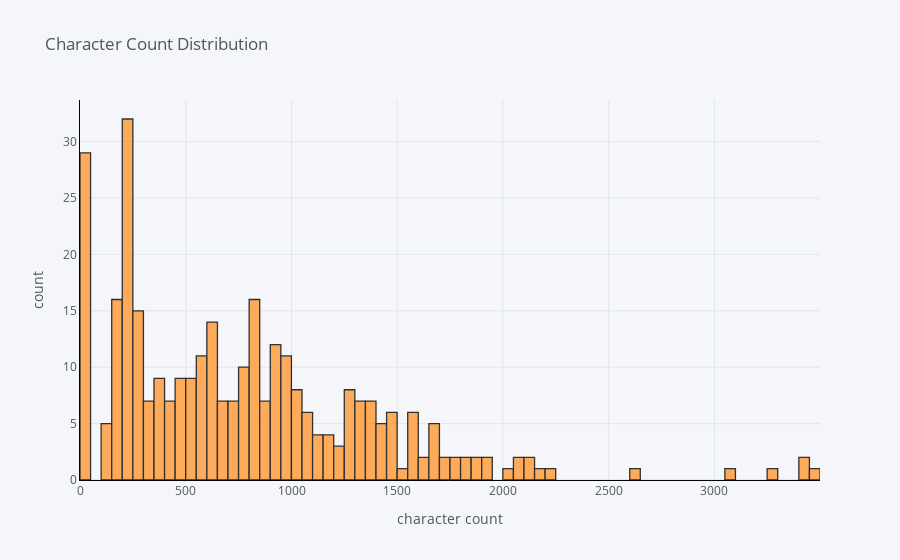

The code cell stored with this chart in its notebook:
### Code cell
product['detail_len'].iplot(
    kind='hist',
    bins=100,
    xTitle='character count',
    linecolor='black',
    yTitle='count',
    title='Character Count Distribution')

### Figure 1 — Plotly figure (JSON) as saved in the notebook; plotly's stock layout.template omitted (floating-point values rounded to 4 significant figures; data arrays with more than 128 entries replaced by an {"elided": "..."} marker saying what was removed)
{"data": [{"histfunc": "count", "histnorm": "", "marker": {"color": "rgba(255, 153, 51, 1.0)", "line": {"color": "#000000", "width": 1.3}}, "name": "detail_len", "nbinsx": 100, "opacity": 0.8, "orientation": "v", "type": "histogram", "x": {"elided": "328 int values"}}], "layout": {"barmode": "overlay", "legend": {"bgcolor": "#F5F6F9", "font": {"color": "#4D5663"}}, "paper_bgcolor": "#F5F6F9", "plot_bgcolor": "#F5F6F9", "title": {"font": {"color": "#4D5663"}, "text": "Character Count Distribution"}, "xaxis": {"gridcolor": "#E1E5ED", "linecolor": "black", "showgrid": true, "tickfont": {"color": "#4D5663"}, "title": {"font": {"color": "#4D5663"}, "text": "character count"}, "zerolinecolor": "#E1E5ED"}, "yaxis": {"gridcolor": "#E1E5ED", "linecolor": "black", "showgrid": true, "tickfont": {"color": "#4D5663"}, "title": {"font": {"color": "#4D5663"}, "text": "count"}, "zerolinecolor": "#E1E5ED"}}}
